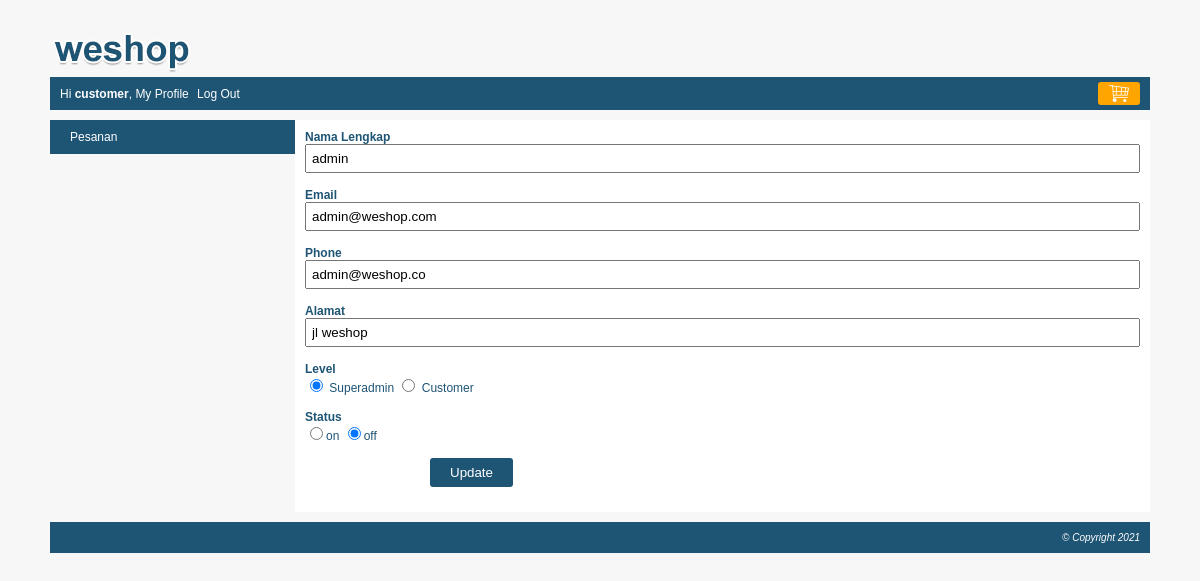
/index.php?page=myprofile&module=user&action=form&user_id=2 (signed in), run on the app's committed database.
### tables this page shows
CREATE TABLE `user` (
  `user_id` int(10) NOT NULL,
  `level` varchar(30) NOT NULL,
  `nama` varchar(150) NOT NULL,
  `email` varchar(160) NOT NULL,
  `alamat` varchar(400) NOT NULL,
  `phone` varchar(15) NOT NULL,
  `password` varchar(300) NOT NULL,
  `status` enum('on','off') NOT NULL
);

### module/user/form.php (the view)
<?php
    $user_id = isset($_GET['user_id']) ? $_GET ['user_id'] : "";
    $button = "Update";
    $queryUser = mysqli_query($connect, "SELECT *FROM user WHERE user_id='$user_id'");
    $row = mysqli_fetch_array($queryUser);
    $nama = $row["nama"];
    $email = $row["email"];
    $phone = $row["phone"];
    $alamat = $row["alamat"];
    $status = $row["status"];
    $level = $row["level"];
?>
<form action="<?php echo BASE_URL."module/user/action.php?user_id=$user_id"?>" method="POST">
    <div class="element-form">
        <label>Nama Lengkap</label>
        <span><input type="text" name="nama" value="<?php echo $nama;?>" /></span>
    </div>
    <div class="element-form">
        <label>Email</label>
        <span><input type="text" name="email" value="<?php echo $email;?>" /></span>
    </div>
    <div class="element-form">
        <label>Phone</label>
        <span><input type="text" name="phone" value="<?php echo $phone;?>" /></span>
    </div>
    <div class="element-form">
        <label>Alamat</label>
        <span><input type="text" name="alamat" value="<?php echo $alamat;?>" /></span>
    </div>
    <div class="element-form">
        <label>Level</label>
        <span>
            <input type="radio" name="level" value="superadmin" <?php if($level == "superadmin"){echo "checked";}?> /> Superadmin
            <input type="radio" name="level" value="customer" <?php if($level == "cuctomer"){echo "checked";}?> /> Customer
        </span>
    </div>
    <div class="element-form">
        <label>Status</label>
        <span>
            <input type="radio" name="status" value="on" <?php if($status == "on"){echo "checked";} ?> />on
            <input type="radio" name="status" value="off" <?php if($status == "off"){echo "checked";}?> />off
        </span>
    </div>
    <div class="element-form">
        <span>
            <input type="submit" name="button" value="<?php echo $button; ?>" class="submit-myprofile" />
        </span>
    </div>
</form>

### css/style.css (style rules this page uses)
body { font-family: arial; font-size: 12px; color: #1e5474; background: #F7F7F7; margin: 0px; }
.element-form span { display: block; }
.element-form span input[type="text"], .element-form span input[type="password"], .element-form span textarea, .element-form span select { width: 100%;padding: 5px;box-sizing: border-box; }
.element-form { margin-bottom: 15px; }
.element-form label { font-weight: bold; display: block; }
.element-form span input[type="submit"] { background: #1e5474; border: none; color: white; padding: 7px 20px; border-radius: 3px; cursor: pointer; margin: auto 125px; }

### data on the page
user: nama "admin", email "admin@weshop.com", phone "admin@weshop.co", alamat "jl weshop", level "☑", status "☑"

### other printed values
$nama "customer"
